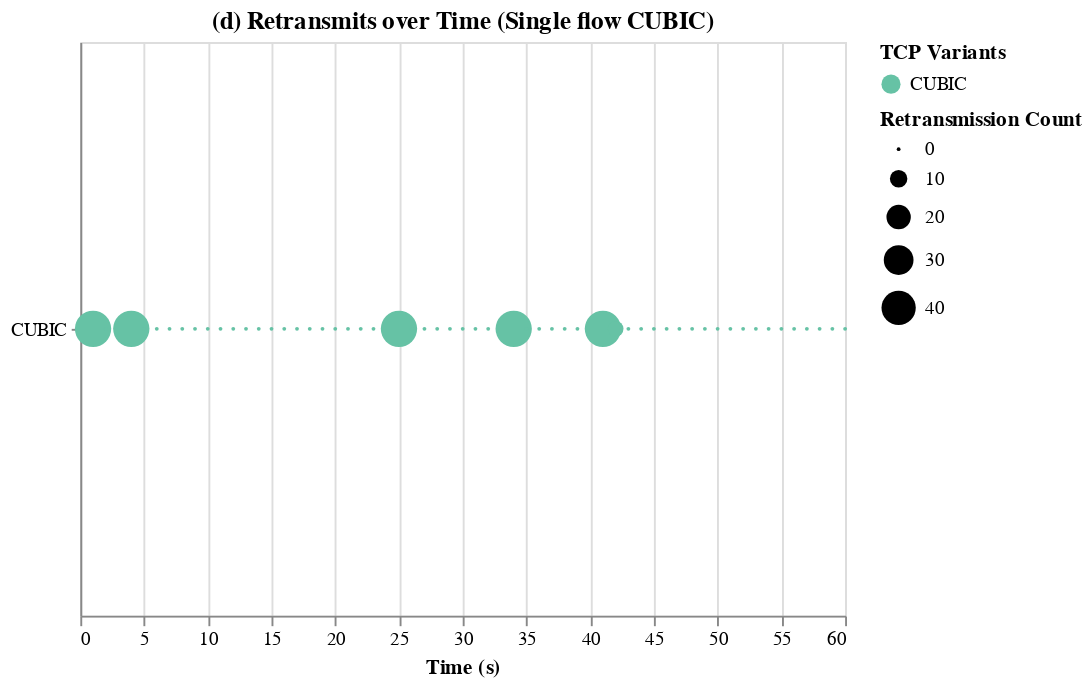

Notebook code for this chart:
### Code cell
# Create a selection that chooses the nearest point & selects on a single click
selection = alt.selection_multi(fields=['cc'], bind='legend')

# The scatter plot
s1e1_retransmits = alt.Chart(df_s1e1_single_flow_cubic).mark_circle().encode(
    x=alt.X('end:Q', title='Time (s)'),
    y=alt.Y('cc:N', title=None),
    # size=alt.Size('retransmits:Q', legend=None),
    size=alt.Size('retransmits:Q', title='Retransmission Count'),
    color=alt.Color('cc:N', legend=alt.Legend(title="TCP Variants"), scale=alt.Scale(scheme='set2')),
    opacity=alt.condition(selection, alt.value(1), alt.value(0.5)),
    
    # Add tooltip
    tooltip=['end', 'retransmits', 'cc']  
).properties(
    title='(d) Retransmits over Time (Single flow CUBIC)',
    height=300,
).add_selection(
    selection,
)

# Display the plot
s1e1_retransmits

### Figure 1 — Vega-Lite specification as saved in the notebook (floating-point values rounded to 4 significant figures)
{"config": {"view": {"continuousWidth": 400, "continuousHeight": 300}}, "data": {"name": "data-647824f9151276168d8ba03af8fdc129"}, "mark": "circle", "encoding": {"color": {"field": "cc", "legend": {"title": "TCP Variants"}, "scale": {"scheme": "set2"}, "type": "nominal"}, "opacity": {"condition": {"value": 1, "selection": "selector004"}, "value": 0.5}, "size": {"field": "retransmits", "title": "Retransmission Count", "type": "quantitative"}, "tooltip": [{"field": "end", "type": "quantitative"}, {"field": "retransmits", "type": "quantitative"}, {"field": "cc", "type": "nominal"}], "x": {"field": "end", "title": "Time (s)", "type": "quantitative"}, "y": {"field": "cc", "title": null, "type": "nominal"}}, "height": 300, "selection": {"selector004": {"type": "multi", "fields": ["cc"], "bind": "legend"}}, "title": "(d) Retransmits over Time (Single flow CUBIC)", "$schema": "https://vega.github.io/schema/vega-lite/v4.17.0.json", "datasets": {"data-647824f9151276168d8ba03af8fdc129": [{"socket": 5, "end": 1, "retransmits": 45, "throughput_mbps": 516.1, "rtt_ms": 32.8, "snd_cwnd_mb": 3.826, "cc": "CUBIC"}, {"socket": 5, "end": 2, "retransmits": 0, "throughput_mbps": 954.8, "rtt_ms": 34.13, "snd_cwnd_mb": 4.138, "cc": "CUBIC"}, {"socket": 5, "end": 3, "retransmits": 0, "throughput_mbps": 953.9, "rtt_ms": 36.55, "snd_cwnd_mb": 4.406, "cc": "CUBIC"}, {"socket": 5, "end": 4, "retransmits": 45, "throughput_mbps": 890.6, "rtt_ms": 31.79, "snd_cwnd_mb": 3.254, "cc": "CUBIC"}, {"socket": 5, "end": 5, "retransmits": 0, "throughput_mbps": 850.4, "rtt_ms": 31.25, "snd_cwnd_mb": 3.414, "cc": "CUBIC"}, {"socket": 5, "end": 6, "retransmits": 0, "throughput_mbps": 891.3, "rtt_ms": 30.79, "snd_cwnd_mb": 3.543, "cc": "CUBIC"}, {"socket": 5, "end": 7, "retransmits": 0, "throughput_mbps": 922.4, "rtt_ms": 30.99, "snd_cwnd_mb": 3.645, "cc": "CUBIC"}, {"socket": 5, "end": 8, "retransmits": 0, "throughput_mbps": 954.3, "rtt_ms": 30.93, "snd_cwnd_mb": 3.72, "cc": "CUBIC"}, {"socket": 5, "end": 9, "retransmits": 0, "throughput_mbps": 954.6, "rtt_ms": 30.94, "snd_cwnd_mb": 3.775, "cc": "CUBIC"}, {"socket": 5, "end": 10, "retransmits": 0, "throughput_mbps": 954.1, "rtt_ms": 31.57, "snd_cwnd_mb": 3.814, "cc": "CUBIC"}, {"socket": 5, "end": 11, "retransmits": 0, "throughput_mbps": 954.2, "rtt_ms": 31.74, "snd_cwnd_mb": 3.837, "cc": "CUBIC"}, {"socket": 5, "end": 12, "retransmits": 0, "throughput_mbps": 954.3, "rtt_ms": 31.96, "snd_cwnd_mb": 3.849, "cc": "CUBIC"}, {"socket": 5, "end": 13, "retransmits": 0, "throughput_mbps": 964.7, "rtt_ms": 32.17, "snd_cwnd_mb": 3.853, "cc": "CUBIC"}, {"socket": 5, "end": 14, "retransmits": 0, "throughput_mbps": 953.9, "rtt_ms": 32.13, "snd_cwnd_mb": 3.853, "cc": "CUBIC"}, {"socket": 5, "end": 15, "retransmits": 0, "throughput_mbps": 954.6, "rtt_ms": 32.11, "snd_cwnd_mb": 3.853, "cc": "CUBIC"}, {"socket": 5, "end": 16, "retransmits": 0, "throughput_mbps": 943.8, "rtt_ms": 32.27, "snd_cwnd_mb": 3.856, "cc": "CUBIC"}, {"socket": 5, "end": 17, "retransmits": 0, "throughput_mbps": 953.8, "rtt_ms": 32.2, "snd_cwnd_mb": 3.866, "cc": "CUBIC"}, {"socket": 5, "end": 18, "retransmits": 0, "throughput_mbps": 965.2, "rtt_ms": 31.9, "snd_cwnd_mb": 3.886, "cc": "CUBIC"}, {"socket": 5, "end": 19, "retransmits": 0, "throughput_mbps": 953.9, "rtt_ms": 32.8, "snd_cwnd_mb": 3.921, "cc": "CUBIC"}, {"socket": 5, "end": 20, "retransmits": 0, "throughput_mbps": 954.4, "rtt_ms": 32.92, "snd_cwnd_mb": 3.97, "cc": "CUBIC"}, {"socket": 5, "end": 21, "retransmits": 0, "throughput_mbps": 953.9, "rtt_ms": 33.15, "snd_cwnd_mb": 4.041, "cc": "CUBIC"}, {"socket": 5, "end": 22, "retransmits": 0, "throughput_mbps": 954.2, "rtt_ms": 34.25, "snd_cwnd_mb": 4.135, "cc": "CUBIC"}, {"socket": 5, "end": 23, "retransmits": 0, "throughput_mbps": 964.7, "rtt_ms": 35.53, "snd_cwnd_mb": 4.257, "cc": "CUBIC"}, {"socket": 5, "end": 24, "retransmits": 0, "throughput_mbps": 954.3, "rtt_ms": 36.49, "snd_cwnd_mb": 4.411, "cc": "CUBIC"}, {"socket": 5, "end": 25, "retransmits": 45, "throughput_mbps": 859.8, "rtt_ms": 30.53, "snd_cwnd_mb": 3.322, "cc": "CUBIC"}, {"socket": 5, "end": 26, "retransmits": 0, "throughput_mbps": 891.1, "rtt_ms": 30.41, "snd_cwnd_mb": 3.572, "cc": "CUBIC"}, {"socket": 5, "end": 27, "retransmits": 0, "throughput_mbps": 943.9, "rtt_ms": 31.28, "snd_cwnd_mb": 3.782, "cc": "CUBIC"}, {"socket": 5, "end": 28, "retransmits": 0, "throughput_mbps": 954.2, "rtt_ms": 32.73, "snd_cwnd_mb": 3.957, "cc": "CUBIC"}, {"socket": 5, "end": 29, "retransmits": 0, "throughput_mbps": 954.0, "rtt_ms": 33.79, "snd_cwnd_mb": 4.098, "cc": "CUBIC"}, {"socket": 5, "end": 30, "retransmits": 0, "throughput_mbps": 964.9, "rtt_ms": 34.73, "snd_cwnd_mb": 4.209, "cc": "CUBIC"}, {"socket": 5, "end": 31, "retransmits": 0, "throughput_mbps": 954.3, "rtt_ms": 35.53, "snd_cwnd_mb": 4.295, "cc": "CUBIC"}, {"socket": 5, "end": 32, "retransmits": 0, "throughput_mbps": 953.8, "rtt_ms": 36.07, "snd_cwnd_mb": 4.357, "cc": "CUBIC"}, {"socket": 5, "end": 33, "retransmits": 0, "throughput_mbps": 954.5, "rtt_ms": 36.55, "snd_cwnd_mb": 4.402, "cc": "CUBIC"}, {"socket": 5, "end": 34, "retransmits": 45, "throughput_mbps": 838.6, "rtt_ms": 31.03, "snd_cwnd_mb": 3.236, "cc": "CUBIC"}, {"socket": 5, "end": 35, "retransmits": 0, "throughput_mbps": 850.0, "rtt_ms": 30.81, "snd_cwnd_mb": 3.38, "cc": "CUBIC"}, {"socket": 5, "end": 36, "retransmits": 0, "throughput_mbps": 880.3, "rtt_ms": 30.59, "snd_cwnd_mb": 3.493, "cc": "CUBIC"}, {"socket": 5, "end": 37, "retransmits": 0, "throughput_mbps": 922.1, "rtt_ms": 30.44, "snd_cwnd_mb": 3.579, "cc": "CUBIC"}, {"socket": 5, "end": 38, "retransmits": 0, "throughput_mbps": 923.5, "rtt_ms": 30.69, "snd_cwnd_mb": 3.643, "cc": "CUBIC"}, {"socket": 5, "end": 39, "retransmits": 0, "throughput_mbps": 954.4, "rtt_ms": 30.61, "snd_cwnd_mb": 3.69, "cc": "CUBIC"}, {"socket": 5, "end": 40, "retransmits": 0, "throughput_mbps": 953.5, "rtt_ms": 31.1, "snd_cwnd_mb": 3.718, "cc": "CUBIC"}, {"socket": 5, "end": 41, "retransmits": 45, "throughput_mbps": 529.2, "rtt_ms": 51.51, "snd_cwnd_mb": 2.647, "cc": "CUBIC"}, {"socket": 5, "end": 42, "retransmits": 8, "throughput_mbps": 294.4, "rtt_ms": 47.2, "snd_cwnd_mb": 1.968, "cc": "CUBIC"}, {"socket": 5, "end": 43, "retransmits": 0, "throughput_mbps": 401.9, "rtt_ms": 32.19, "snd_cwnd_mb": 2.081, "cc": "CUBIC"}, {"socket": 5, "end": 44, "retransmits": 0, "throughput_mbps": 481.6, "rtt_ms": 32.61, "snd_cwnd_mb": 2.166, "cc": "CUBIC"}, {"socket": 5, "end": 45, "retransmits": 0, "throughput_mbps": 513.6, "rtt_ms": 32.38, "snd_cwnd_mb": 2.228, "cc": "CUBIC"}, {"socket": 5, "end": 46, "retransmits": 0, "throughput_mbps": 535.6, "rtt_ms": 31.19, "snd_cwnd_mb": 2.273, "cc": "CUBIC"}, {"socket": 5, "end": 47, "retransmits": 0, "throughput_mbps": 554.9, "rtt_ms": 32.62, "snd_cwnd_mb": 2.301, "cc": "CUBIC"}, {"socket": 5, "end": 48, "retransmits": 0, "throughput_mbps": 566.9, "rtt_ms": 32.19, "snd_cwnd_mb": 2.317, "cc": "CUBIC"}, {"socket": 5, "end": 49, "retransmits": 0, "throughput_mbps": 566.5, "rtt_ms": 31.28, "snd_cwnd_mb": 2.323, "cc": "CUBIC"}, {"socket": 5, "end": 50, "retransmits": 0, "throughput_mbps": 566.3, "rtt_ms": 32.06, "snd_cwnd_mb": 2.324, "cc": "CUBIC"}, {"socket": 5, "end": 51, "retransmits": 0, "throughput_mbps": 566.1, "rtt_ms": 32.14, "snd_cwnd_mb": 2.324, "cc": "CUBIC"}, {"socket": 5, "end": 52, "retransmits": 0, "throughput_mbps": 576.0, "rtt_ms": 31.74, "snd_cwnd_mb": 2.325, "cc": "CUBIC"}, {"socket": 5, "end": 53, "retransmits": 0, "throughput_mbps": 566.7, "rtt_ms": 31.58, "snd_cwnd_mb": 2.333, "cc": "CUBIC"}, {"socket": 5, "end": 54, "retransmits": 0, "throughput_mbps": 586.9, "rtt_ms": 31.41, "snd_cwnd_mb": 2.349, "cc": "CUBIC"}, {"socket": 5, "end": 55, "retransmits": 0, "throughput_mbps": 598.2, "rtt_ms": 31.07, "snd_cwnd_mb": 2.378, "cc": "CUBIC"}, {"socket": 5, "end": 56, "retransmits": 0, "throughput_mbps": 586.8, "rtt_ms": 31.39, "snd_cwnd_mb": 2.42, "cc": "CUBIC"}, {"socket": 5, "end": 57, "retransmits": 0, "throughput_mbps": 619.1, "rtt_ms": 31.45, "snd_cwnd_mb": 2.483, "cc": "CUBIC"}, {"socket": 5, "end": 58, "retransmits": 0, "throughput_mbps": 629.3, "rtt_ms": 30.79, "snd_cwnd_mb": 2.569, "cc": "CUBIC"}, {"socket": 5, "end": 59, "retransmits": 0, "throughput_mbps": 660.1, "rtt_ms": 31.36, "snd_cwnd_mb": 2.682, "cc": "CUBIC"}, {"socket": 5, "end": 60, "retransmits": 0, "throughput_mbps": 691.8, "rtt_ms": 31.49, "snd_cwnd_mb": 2.824, "cc": "CUBIC"}]}}
